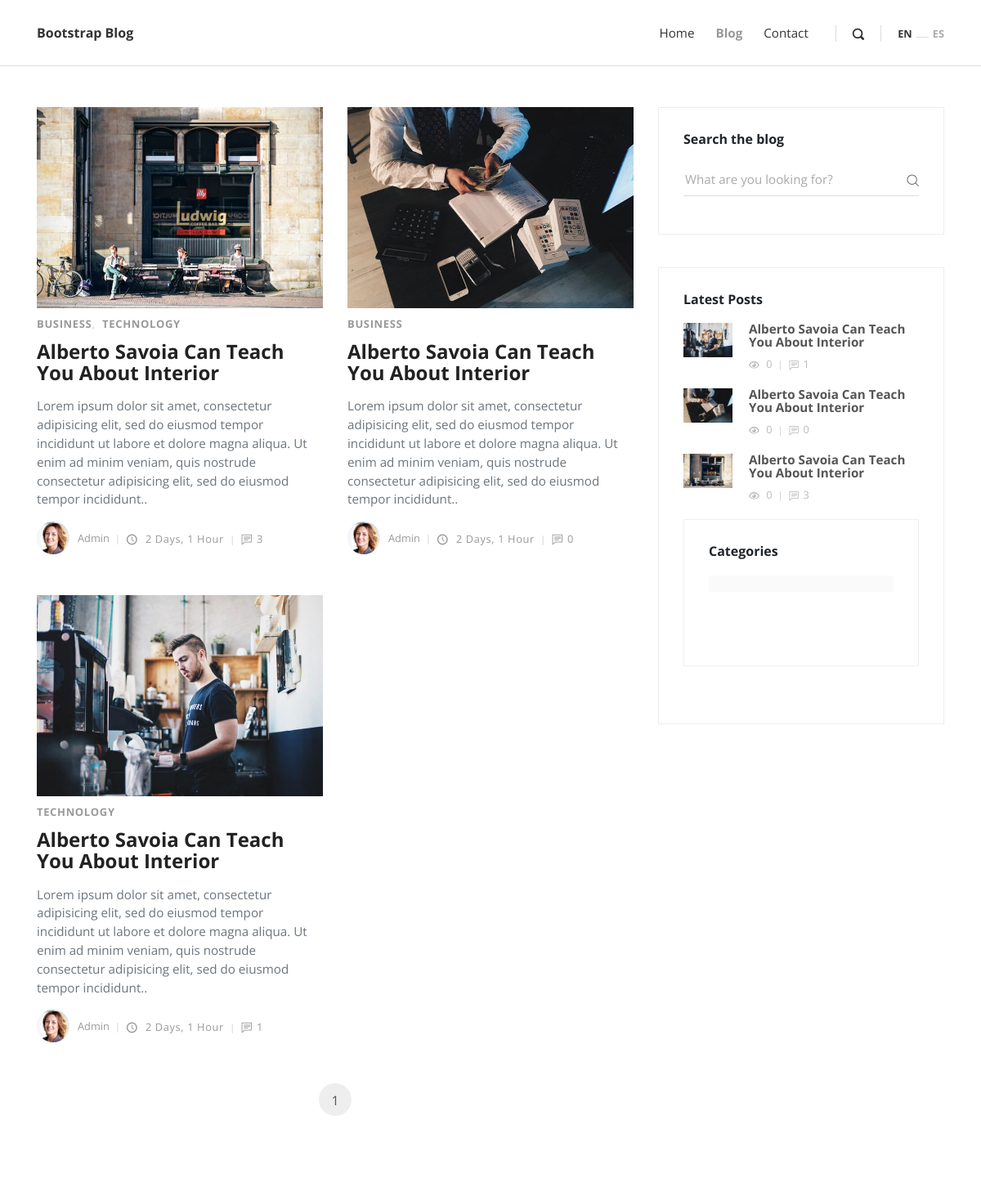
Page /post/ (upper part) on the earlier database version.
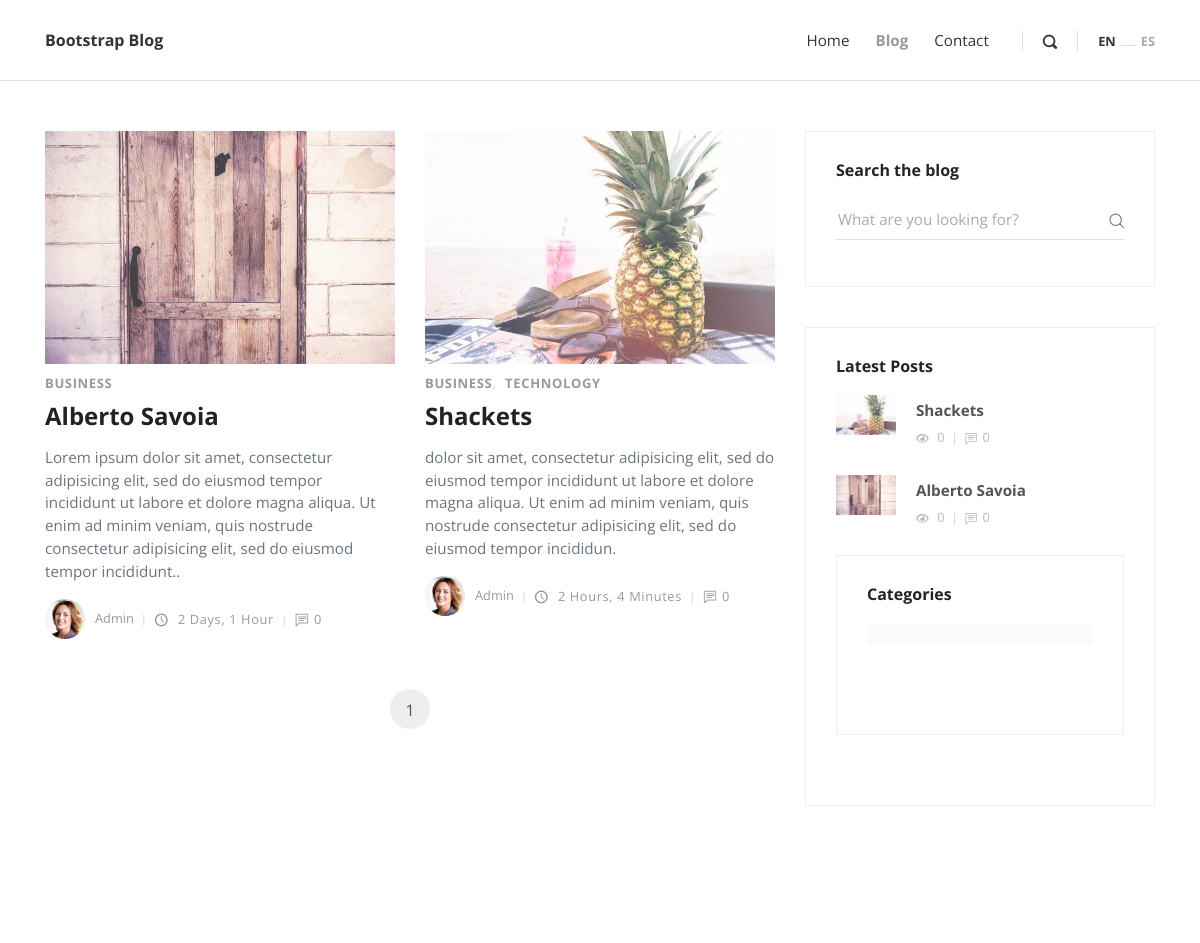
Same page on the later database version.
### post/models.py (models this page shows, shortened)
class Post(models.Model):
    title = models.CharField(max_length=200)
    overview = models.TextField(_("overview"))
    content = models.TextField(_("content"))
    timestamp = models.DateTimeField(_("timestamp"), auto_now_add=True)
    author = models.ForeignKey(Author, verbose_name=_("author"), related_name='post_author', on_delete=models.CASCADE)
    thumbnail = models.ImageField(_("thumbnail"), upload_to='post/' , blank=True , null=True)
    category = models.ManyToManyField(Category, verbose_name=_("category"))
    featured = models.BooleanField(_("featured") , default=False)
    previous_post = models.ForeignKey("self", verbose_name=_("previous post"), related_name='previous', on_delete=models.SET_NULL , null=True , blank=True)
    next_post = models.ForeignKey("self", verbose_name=_("next post"),  related_name = 'next' ,on_delete=models.SET_NULL , null=True , blank=True)
    class Meta:
        verbose_name = _("Post")
        verbose_name_plural = _("Posts")
    def get_absolute_url(self):
        return reverse("post:post_detail", kwargs={"pk": self.pk})
    @property
    def comment_count(self):
        return Comment.objects.filter(post=self).count()
    @property
    def view_count(self):
        return PostView.objects.filter(post=self).count()

class Category(models.Model):
    title = models.CharField(max_length=200)
    class Meta:
        verbose_name = 'Category'
        verbose_name_plural = 'Categories'
    def __str__(self):
        return self.title

class Author(models.Model):
    user = models.OneToOneField(User, verbose_name=_("user"), on_delete=models.CASCADE)
    profile_img = models.ImageField(_("profile image "), upload_to='author/' , blank=True , null=True)
    class Meta:
        verbose_name = _("Author")
        verbose_name_plural = _("Authors")

### post/views.py (the view)
# urls.py: path('' , views.blog , name='blog'),
def blog(request):
    category_count = get_category_count()
    post_list = Post.objects.all()
    most_recent = Post.objects.order_by('-timestamp')[:3]
    paginator = Paginator(post_list , 3)
    page_request_var = 'page'
    page = request.GET.get(page_request_var)
    try:
        post_list  = paginator.page(page)
    except PageNotAnInteger:
        post_list = paginator.page(paginator.num_pages)
    context = {
        'post_list': post_list,
        'most_recent':most_recent,
        'page_request_var':page_request_var,
        'category_count':category_count,
    }
    return render(request , 'blog.html' , context)

### post/views.py (called while the page is built)
def get_category_count():
    post_list = Post.objects.values('category__title').annotate(Count('category__title'))
    return post_list

### templates/blog.html (shortened to what this page needs)
{% extends 'base.html' %}
{% load static %}
{% block content %}
    <div class="container">
      <div class="row">
        <main class="posts-listing col-lg-8">
          <div class="container">
            <div class="row">
              {% for post in post_list  %}
              <div class="post col-xl-6">
                <div class="post-thumbnail"><a href="{{ post.get_absolute_url }}"><img src="{{ post.thumbnail.url }}" alt="..." class="img-fluid"></a></div>
                <div class="post-details">
                  <div class="post-meta d-flex justify-content-between">
                    <div class="category">
                    {% for cat in post.category.all  %}
                    <a href="#">{{ cat }}</a>
                    {% endfor %}
                  </div>
                  </div><a href="{{ post.get_absolute_url }}">
                    <h3 class="h4">{{ post.title }}</h3></a>
                  <p class="text-muted">{{ post.overview }}.</p>
                  <footer class="post-footer d-flex align-items-center"><a href="#" class="author d-flex align-items-center flex-wrap">
                      <div class="avatar"><img src="{{ post.author.profile_img.url }}" alt="..." class="img-fluid"></div>
                      <div class="title"><span>{{post.author.user.username }}</span></div></a>
                    <div class="date"><i class="icon-clock"></i> {{ post.timestamp|timesince }}</div>
                    <div class="comments meta-last"><i class="icon-comment"></i>{{ post.comment_count }}</div>
                  </footer>
                </div>
              </div>
              {% endfor %}
            </div>
              <nav aria-label="Page navigation example">
                <ul class="pagination pagination-template d-flex justify-content-center">
                  <li class="page-item"><a href="?{{ page_request_var }}={{ post_list.number }}" class="page-link active">{{ post_list.number }}</a></li>
                </ul>
              </nav>
          </div>
        </main>
        {% include 'sidebar.html' with most_recent=most_recent category_count=category_count %}
      </div>
    </div>
{% endblock content %}

### templates/sidebar.html (shortened to what this page needs)
<aside class="col-lg-4">
    <div class="widget search">
    <header>
        <h3 class="h6">Search the blog</h3>
    </header>
    <form action="{% url 'post:search' %}" class="search-form">
        <div class="form-group">
        <input type="text" name="q" placeholder="What are you looking for?">
        <button type="submit" class="submit"><i class="icon-search"></i></button>
        </div>
    </form>
    </div>
    <div class="widget latest-posts">
    <header>
        <h3 class="h6">Latest Posts</h3>
    </header>
    <div class="blog-posts">
        {% for post in most_recent %}
        <a href="{{ post.get_absolute_url }}">
            <div class="item d-flex align-items-center">
            <div class="image"><img src="{{ post.thumbnail.url }}" alt="..." class="img-fluid"></div>
            <div class="title"><strong>{{ post.title }}</strong>
                <div class="d-flex align-items-center">
                <div class="views"><i class="icon-eye"></i> {{ post.view_count }}</div>
                <div class="comments"><i class="icon-comment"></i>{{ post.comment_count }}</div>
                </div>
            </div>
            </div>
        </a>
        {% endfor %}
    </div>
    <div class="widget categories">
    <header>
        <h3 class="h6">Categories</h3>
    </header>
    {% for cat in category_count %}
    <div class="item d-flex justify-content-between">
    </div>
    {% endfor %}
    </div>
</aside>

Differences in the rows shown:
removed Post: thumbnail (picture), title "Alberto Savoia Can Teach You About Interior", overview "Lorem ipsum dolor sit amet, consectetur adipisicing elit, sed do eiusmod tempor incididunt ut labore et dolore magna aliqua. Ut enim ad minim veniam, quis nostrude consectetur adipisicing elit, sed do eiusmod tempor incididunt.", author.profile_img (picture), author.user.username "Admin", timestamp "2 Days, 1 Hour", comment_count "3", view_count "0", Category (title "BUSINESS"), Category (title "TECHNOLOGY")
removed Post: thumbnail (picture), title "Alberto Savoia Can Teach You About Interior", overview "Lorem ipsum dolor sit amet, consectetur adipisicing elit, sed do eiusmod tempor incididunt ut labore et dolore magna aliqua. Ut enim ad minim veniam, quis nostrude consectetur adipisicing elit, sed do eiusmod tempor incididunt.", author.profile_img (picture), author.user.username "Admin", timestamp "2 Days, 1 Hour", comment_count "1", view_count "0", Category (title "TECHNOLOGY")
changed Post "2 Days, 1 Hour": thumbnail: a different picture; title "Alberto Savoia Can Teach You About Interior" → "Alberto Savoia"
added Post: thumbnail (picture), title "Shackets", overview "dolor sit amet, consectetur adipisicing elit, sed do eiusmod tempor incididunt ut labore et dolore magna aliqua. Ut enim ad minim veniam, quis nostrude consectetur adipisicing elit, sed do eiusmod tempor incididun", author.profile_img (picture), author.user.username "Admin", timestamp "2 Hours, 4 Minutes", comment_count "0", view_count "0", Category (title "BUSINESS"), Category (title "TECHNOLOGY")
